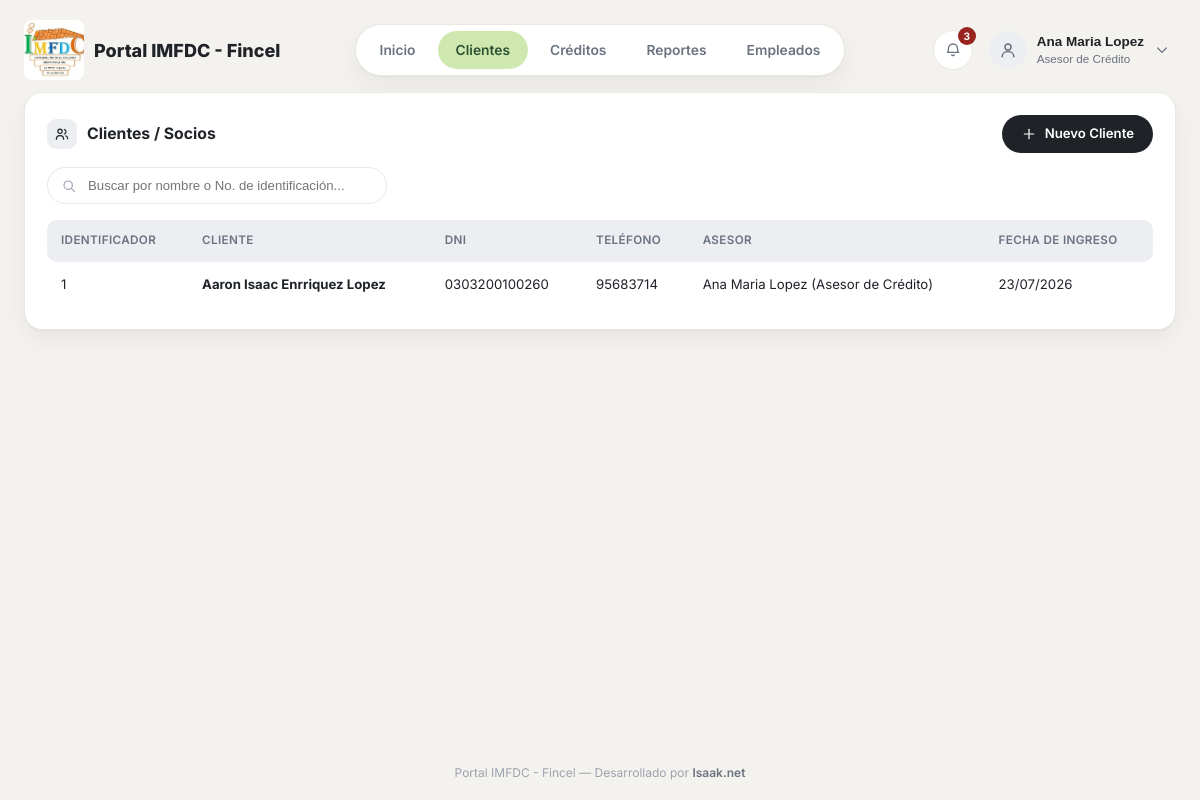
Before: /financiera/clientes/ (signed in) with the older database file.
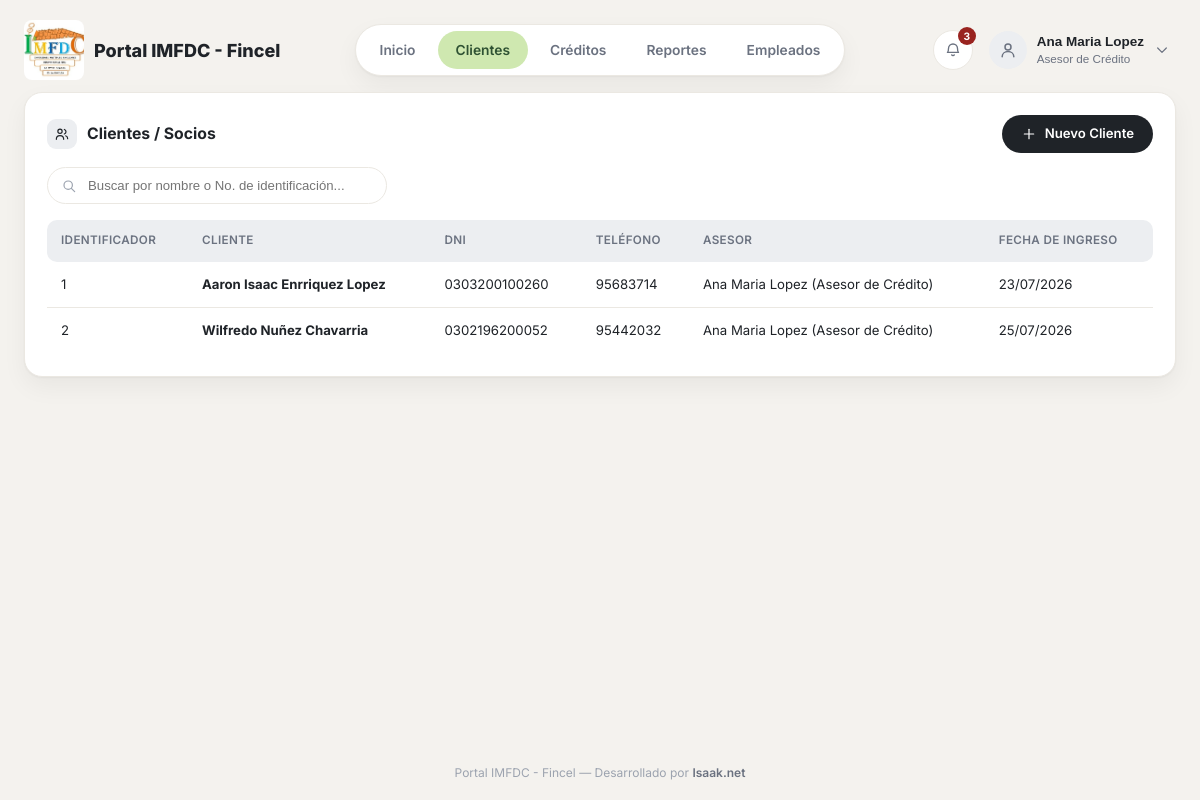
After: the same page with the newer database file.
### financiera/models.py (models this page shows, shortened)
class Cliente(models.Model):
    TIPO_ID_IDENTIDAD = 'IDENTIDAD'
    TIPO_ID_CARNET_RESIDENCIA = 'CARNET_RESIDENCIA'
    TIPO_ID_PASAPORTE = 'PASAPORTE'
    TIPO_IDENTIFICACION_CHOICES = [
        (TIPO_ID_IDENTIDAD, 'Identidad'),
        (TIPO_ID_CARNET_RESIDENCIA, 'Carnet de Residencia'),
        (TIPO_ID_PASAPORTE, 'Pasaporte'),
    ]
    GENERO_FEMENINO = 'FEMENINO'
    GENERO_MASCULINO = 'MASCULINO'
    GENERO_CHOICES = [
        (GENERO_FEMENINO, 'Femenino'),
        (GENERO_MASCULINO, 'Masculino'),
    ]
    NACIONALIDAD_HONDURENA = 'HONDURENA'
    NACIONALIDAD_EXTRANJERA = 'EXTRANJERA'
    NACIONALIDAD_CHOICES = [
        (NACIONALIDAD_HONDURENA, 'Hondureña'),
        (NACIONALIDAD_EXTRANJERA, 'Extranjera'),
    ]
    ESTADO_CIVIL_SOLTERO = 'SOLTERO'
    ESTADO_CIVIL_CASADO = 'CASADO'
    ESTADO_CIVIL_DIVORCIADO = 'DIVORCIADO'
    ESTADO_CIVIL_UNION_LIBRE = 'UNION_LIBRE'
    ESTADO_CIVIL_CHOICES = [
        (ESTADO_CIVIL_SOLTERO, 'Soltero(a)'),
        (ESTADO_CIVIL_CASADO, 'Casado(a)'),
        (ESTADO_CIVIL_DIVORCIADO, 'Divorciado(a)'),
        (ESTADO_CIVIL_UNION_LIBRE, 'Unión libre'),
    ]
    TIPO_EMPRESA_PRIVADA = 'PRIVADA'
    TIPO_EMPRESA_PUBLICA = 'PUBLICA'
    TIPO_EMPRESA_ONG = 'ONG'
    TIPO_EMPRESA_CHOICES = [
        (TIPO_EMPRESA_PRIVADA, 'Empresa privada'),
        (TIPO_EMPRESA_PUBLICA, 'Empresa pública'),
        (TIPO_EMPRESA_ONG, 'ONG'),
    ]
    TIPO_EMPLEADO_INDEPENDIENTE = 'INDEPENDIENTE'
    TIPO_EMPLEADO_PROPIETARIO = 'PROPIETARIO'
    TIPO_EMPLEADO_COMERCIANTE = 'COMERCIANTE'
    TIPO_EMPLEADO_CHOICES = [
        (TIPO_EMPLEADO_INDEPENDIENTE, 'Profesional independiente'),
        (TIPO_EMPLEADO_PROPIETARIO, 'Propietario'),
        (TIPO_EMPLEADO_COMERCIANTE, 'Comerciante individual'),
    ]
    RANGO_SALARIO_CHOICES = [
        ('RANGO_1', 'L 0 – L 8,500.00'),
        ('RANGO_2', 'L 8,501.00 – L 26,500.00'),
        ('RANGO_3', 'L 26,501.00 – L 54,000.00'),
        ('RANGO_4', 'L 54,001.00 – L 108,000.00'),
        ('RANGO_5', 'L 108,001.00 – L 150,000.00'),
        ('RANGO_6', 'L 150,001.00 – L 200,000.00'),
        ('RANGO_7', 'L 200,001.00 en adelante'),
    ]
    primer_nombre = models.CharField(max_length=75)
    segundo_nombre = models.CharField(max_length=75, blank=True)
    primer_apellido = models.CharField(max_length=75)
    segundo_apellido = models.CharField(max_length=75, blank=True)
    fecha_nacimiento = models.DateField()
    lugar_nacimiento = models.CharField(max_length=150)
    tipo_identificacion = models.CharField(max_length=20, choices=TIPO_IDENTIFICACION_CHOICES, default=TIPO_ID_IDENTIDAD)
    numero_identificacion = models.CharField('No. de Identificación', max_length=20, unique=True, db_index=True)
    genero = models.CharField(max_length=10, choices=GENERO_CHOICES)
    nacionalidad = models.CharField(max_length=15, choices=NACIONALIDAD_CHOICES)
    profesion_ocupacion_oficio = models.CharField('Profesión / Ocupación / Oficio', max_length=150)
    telefono_fijo = models.CharField(max_length=20, blank=True)
    celular = models.CharField(max_length=20)
    email_personal = models.EmailField(blank=True)
    direccion_colonia_barrio = models.CharField('Colonia / Barrio / Aldea', max_length=150)
    calle_avenida = models.CharField('Calle / Avenida', max_length=150)
    numero_casa = models.CharField('No. de Casa', max_length=30, blank=True)
    punto_referencia = models.CharField(max_length=255, blank=True)
    municipio = models.CharField(max_length=100)
    departamento = models.CharField(max_length=100)
    pais = models.CharField(max_length=100, default='Honduras')
    estado_civil = models.CharField(max_length=15, choices=ESTADO_CIVIL_CHOICES)
    numero_dependientes = models.PositiveIntegerField(default=0)
    nombre_conyuge = models.CharField(max_length=150, blank=True)
    conyuge_telefono_fijo = models.CharField(max_length=20, blank=True)
    conyuge_celular = models.CharField(max_length=20, blank=True)
    conyuge_empresa = models.CharField('Empresa donde labora el cónyuge', max_length=150, blank=True)
    ref1_nombre = models.CharField('Referencia 1 - Nombre completo', max_length=150)
    ref1_telefono_fijo = models.CharField('Referencia 1 - Teléfono fijo', max_length=20, blank=True)
    ref1_celular = models.CharField('Referencia 1 - Celular', max_length=20)
    ref2_nombre = models.CharField('Referencia 2 - Nombre completo', max_length=150, blank=True)
    ref2_telefono_fijo = models.CharField('Referencia 2 - Teléfono fijo', max_length=20, blank=True)
    ref2_celular = models.CharField('Referencia 2 - Celular', max_length=20, blank=True)
    tipo_empresa = models.CharField(max_length=15, choices=TIPO_EMPRESA_CHOICES)
    tipo_empleado = models.CharField(max_length=15, choices=TIPO_EMPLEADO_CHOICES)
    empresa_nombre = models.CharField('Nombre de la empresa en la que labora', max_length=150)
    empresa_fecha_ingreso = models.DateField()
    empresa_anios_laborando = models.DecimalField(
        'Años laborando', max_digits=4, decimal_places=1, validators=[VALOR_NO_NEGATIVO]
    )
    cargo_actual = models.CharField(max_length=100)
    empresa_telefono = models.CharField(max_length=20)
    empresa_email = models.EmailField(blank=True)
    empresa_direccion = models.CharField(max_length=255)
    empresa_ciudad = models.CharField(max_length=100)
    empresa_municipio = models.CharField(max_length=100)
    empresa_departamento = models.CharField(max_length=100)
    gerente_rrhh_nombre = models.CharField('Nombre del Gerente / Jefe de Recursos Humanos', max_length=150, blank=True)
    jefe_inmediato_nombre = models.CharField('Nombre del Jefe inmediato', max_length=150, blank=True)
    actividad_economica = models.CharField('Actividad Económica / Negocio', max_length=150, blank=True)
    ingresos_mensuales = models.DecimalField(
        'Ingreso Mensual', max_digits=12, decimal_places=2, default=0, validators=[VALOR_NO_NEGATIVO]
    )
    rango_salario = models.CharField(max_length=10, choices=RANGO_SALARIO_CHOICES)
    asesor = models.ForeignKey(
        Empleado, on_delete=models.SET_NULL, null=True, blank=True, related_name='clientes'
    )
    created_at = models.DateTimeField(auto_now_add=True)
    updated_at = models.DateTimeField(auto_now=True)
    class Meta:
        verbose_name = 'Cliente'
        verbose_name_plural = 'Clientes'
    @property
    def nombre_completo(self):
        partes = [self.primer_nombre, self.segundo_nombre, self.primer_apellido, self.segundo_apellido]
        return ' '.join(parte for parte in partes if parte)

### empleados/models.py (models this page shows, shortened)
class Empleado(models.Model):
    CARGO_ASESOR = 'ASESOR'
    CARGO_ANALISTA = 'ANALISTA'
    CARGO_GERENTE = 'GERENTE'
    CARGO_CAJERO = 'CAJERO'
    CARGO_ADMIN = 'ADMIN'
    CARGO_CHOICES = [
        (CARGO_ASESOR, 'Asesor de Crédito'),
        (CARGO_ANALISTA, 'Analista de Crédito'),
        (CARGO_GERENTE, 'Gerente / Comité de Crédito'),
        (CARGO_CAJERO, 'Cajero'),
        (CARGO_ADMIN, 'Administrador del Sistema'),
    ]
    CARGO_PERMISOS = {
        CARGO_ASESOR: {'crear_cliente', 'crear_credito'},
        CARGO_ANALISTA: {'crear_cliente', 'crear_credito', 'evaluar'},
        CARGO_GERENTE: {'evaluar', 'aprobar', 'rechazar'},
        CARGO_CAJERO: {'desembolsar', 'cobrar'},
        CARGO_ADMIN: {
            'crear_cliente', 'crear_credito', 'evaluar', 'aprobar',
            'rechazar', 'desembolsar', 'cobrar',
        },
    }
    user = models.OneToOneField(
        settings.AUTH_USER_MODEL,
        on_delete=models.SET_NULL,
        null=True,
        blank=True,
        related_name='empleado',
    )
    nombre = models.CharField(max_length=100)
    apellido = models.CharField(max_length=100)
    dni = models.CharField('DNI', max_length=20, unique=True, null=True, blank=True)
    cargo = models.CharField(max_length=20, choices=CARGO_CHOICES, default=CARGO_ASESOR)
    telefono = models.CharField(max_length=20, blank=True)
    correo = models.EmailField(blank=True)
    sucursal = models.CharField(max_length=100, blank=True)
    activo = models.BooleanField('Estado Activo', default=True)
    salario = models.DecimalField(max_digits=10, decimal_places=2, null=True, blank=True)
    created_at = models.DateTimeField(auto_now_add=True)
    update_at = models.DateTimeField(auto_now=True)
    class Meta:
        verbose_name = 'Empleado'
        verbose_name_plural = 'Empleados'
    def __str__(self):
        return f'{self.nombre} {self.apellido} ({self.get_cargo_display()})'

### financiera/views.py (the view)
# urls.py: path('clientes/', views.clientes_lista, name='clientes_lista'),
@login_required
def clientes_lista(request):
    q = request.GET.get('q', '').strip()
    clientes_qs = Cliente.objects.select_related('asesor').order_by('primer_apellido', 'primer_nombre')
    if q:
        clientes_qs = clientes_qs.filter(
            Q(primer_nombre__icontains=q) | Q(segundo_nombre__icontains=q) |
            Q(primer_apellido__icontains=q) | Q(segundo_apellido__icontains=q) |
            Q(numero_identificacion__icontains=q)
        )
    page_obj = Paginator(clientes_qs, REGISTROS_POR_PAGINA).get_page(request.GET.get('page'))
    return render(request, 'financiera/clientes_lista.html', {'clientes': page_obj, 'page_obj': page_obj, 'q': q})

### empleados/context_processors.py (called while the page is built)
def notificaciones(request):
    if not request.user.is_authenticated:
        return {}
    empleado = getattr(request.user, 'empleado', None)
    if empleado is None:
        return {}
    return {
        'notificaciones_recientes': empleado.notificaciones.all()[:8],
        'notificaciones_no_leidas': empleado.notificaciones.filter(leida=False).count(),
    }

### financiera/templates/financiera/clientes_lista.html (shortened to what this page needs)
{% extends 'base.html' %}
{% block content %}
<div class="card">
    <div class="card-actions-row">
        <div class="card-title" style="margin-bottom: 0;">
            <span class="icon-badge-sm">{% include 'partials/_icon.html' with name='users' size=16 %}</span>
            Clientes / Socios
        </div>
        <a href="{% url 'financiera:cliente_crear' %}" class="btn btn-dark">
            {% include 'partials/_icon.html' with name='plus' size=16 %}Nuevo Cliente
        </a>
    </div>
    <form method="GET" class="search-form">
        <span class="search-icon">{% include 'partials/_icon.html' with name='search' size=16 %}</span>
        <input type="search" name="q" value="{{ q }}" placeholder="Buscar por nombre o No. de identificación...">
    </form>
    {% if clientes %}
        <div class="table-wrap">
        <table class="data-table">
            <thead>
                <tr>
                    <th>Identificador</th>
                    <th>Cliente</th>
                    <th>DNI</th>
                    <th>Teléfono</th>
                    <th>Asesor</th>
                    <th>Fecha de Ingreso</th>
                </tr>
            </thead>
            <tbody>
                {% for cliente in clientes %}
                    <tr>
                        <td>{{ page_obj.start_index|add:forloop.counter0 }}</td>
                        <td><a class="link" href="{% url 'financiera:cliente_detalle' cliente.pk %}">{{ cliente.nombre_completo }}</a></td>
                        <td>{{ cliente.numero_identificacion }}</td>
                        <td>{{ cliente.celular|default:'—' }}</td>
                        <td>{{ cliente.asesor|default:'—' }}</td>
                        <td>{{ cliente.created_at|date:'d/m/Y' }}</td>
                    </tr>
                {% endfor %}
            </tbody>
        </table>
        </div>
    {% else %}
        <p class="empty-state">{% if q %}No se encontraron clientes para "{{ q }}".{% else %}No hay clientes registrados aún.{% endif %}</p>
    {% endif %}
</div>
{% endblock %}

Changed rows visible on the page:
added Cliente: start_index|add "2", nombre_completo "Wilfredo Nuñez Chavarria", numero_identificacion "0302196200052", celular "95442032", asesor "Ana Maria Lopez (Asesor de Crédito)", created_at "25/07/2026"
